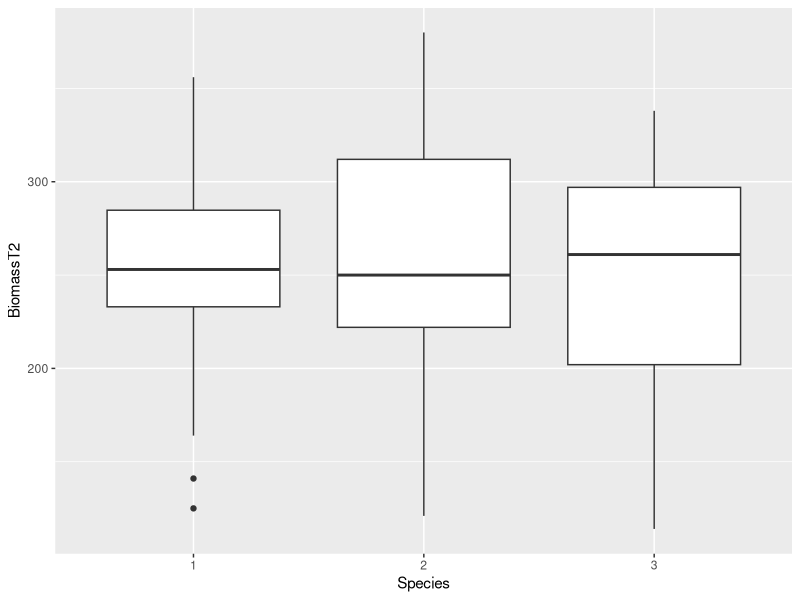

Write the R code that produced this figure. (Note: this script raises an error after producing the figure.)
library(ggplot2)

# Read in plants.csv file
plants <- read.csv(file = "Plants.csv")
plants$Species <- factor(plants$Species)
plants$Fert <- factor(plants$Fert)

# Question 1: Compare fertilizer A and fertilizer B
table(plants$Species, plants$Fert)


# Question 2: Boxplot of BiomassT2 and species
ggplot(data = plants, mapping = aes(x = Species, y = BiomassT2)) + 
  geom_boxplot()

# Question 3: Compare the mean final biomass of each species

species1 <- subset(plants, Species == "1")
biomass.plant2<- subset(plants, Species == "2")
biomass.plant3 <- subset(plants, Species == "3")

mean(table(species1, plants$BiomassT2))

table(plants$Species == "1", plants$BiomassT2)
# Question 4: Compare final biomass for each fertilizer
ggplot(data = plants, mapping = aes(x = Fert, y = BiomassT2)) + 
  geom_boxplot()

# Question 5 - color based on species
ggplot(data = plants, mapping = aes(x = Species , y = BiomassT2)) + 
  geom_boxplot(aes(fill = Fert))


# Question 6: Compare BiomassT1 to BiomassT2
ggplot(data = plants, mapping = aes(x = BiomassT1, y = BiomassT2)) + 
  geom_point()

# Question 7
ggplot(data = plants, mapping = aes(x = BiomassT2, y = BiomassT1)) + 
  geom_point(aes(color = Fert, size = Species))

# Question 8
ggplot(data = plants, mapping = aes(x = Row, y = Column)) +
  geom_point(aes(size = BiomassT2))

# Question 9
ggplot(data = plants, mapping = aes(x = Row, y = Column)) +
  geom_tile(aes(fill = BiomassT2))

# Question 10
# Question 11
biomassT1.avg <- mean(plants$BiomassT1)
biomassT2.avg <- mean(plants$BiomassT2)
